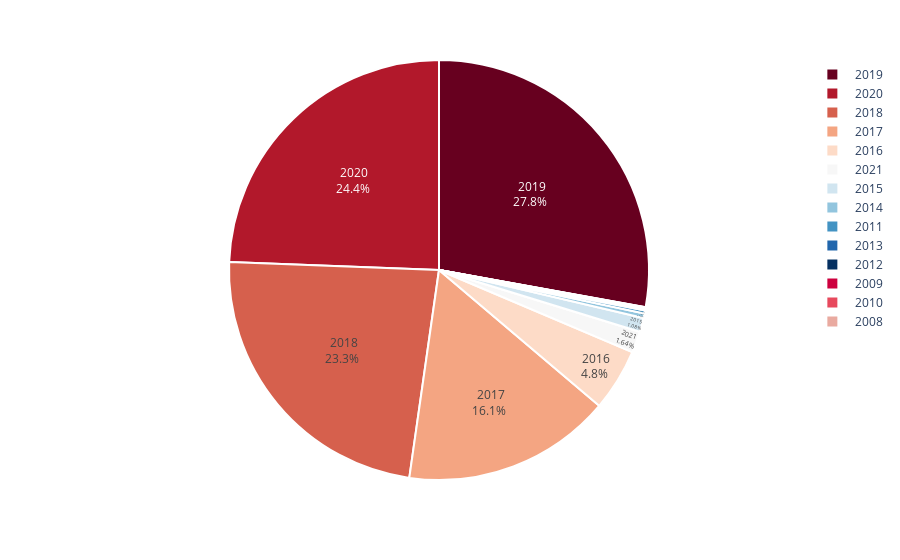

The notebook cell this image was saved under:
### Markdown cell above
<h2> Number of Movies-Based on year </h2>

### Code cell
#Now let's do this with some other comparison like country
#using px library
fig = px.pie(movie_data, values='add_year', names='index',color_discrete_sequence=px.colors.sequential.RdBu)
fig.update_traces(textposition='inside', textinfo='percent+label',
                  marker = dict(line = dict(color = 'white', width =2)))
fig.show()

### Figure 1 — Plotly figure (JSON) as saved in the notebook; plotly's stock layout.template omitted (floating-point values rounded to 4 significant figures)
{"data": [{"domain": {"x": [0, 1], "y": [0, 1]}, "hovertemplate": "index=%{label}<br>add_year=%{value}<extra></extra>", "labels": [" 2019", " 2020", " 2018", " 2017", " 2016", " 2021", " 2015", " 2014", " 2011", " 2013", " 2012", " 2009", " 2010", " 2008"], "legendgroup": "", "marker": {"line": {"color": "white", "width": 2}}, "name": "", "showlegend": true, "textinfo": "percent+label", "textposition": "inside", "type": "pie", "values": [1497, 1312, 1255, 864, 258, 88, 58, 19, 13, 6, 3, 2, 1, 1]}], "layout": {"legend": {"tracegroupgap": 0}, "margin": {"t": 60}, "piecolorway": ["rgb(103,0,31)", "rgb(178,24,43)", "rgb(214,96,77)", "rgb(244,165,130)", "rgb(253,219,199)", "rgb(247,247,247)", "rgb(209,229,240)", "rgb(146,197,222)", "rgb(67,147,195)", "rgb(33,102,172)", "rgb(5,48,97)"]}}
